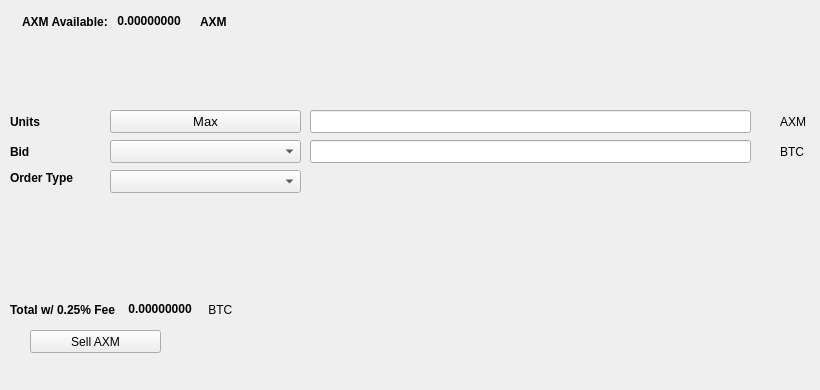
   <widget class="QWidget" name="SellTab">
    <attribute name="title">
     <string>Sell</string>
    </attribute>
    <widget class="QLabel" name="label_16">
     <property name="geometry">
      <rect>
       <x>780</x>
       <y>140</y>
       <width>31</width>
       <height>23</height>
      </rect>
     </property>
     <property name="text">
      <string>BTC</string>
     </property>
    </widget>
    <widget class="QComboBox" name="SellBidcomboBox">
     <property name="geometry">
      <rect>
       <x>110</x>
       <y>140</y>
       <width>191</width>
       <height>23</height>
      </rect>
     </property>
     <property name="font">
      <font>
       <pointsize>10</pointsize>
      </font>
     </property>
    </widget>
    <widget class="QLabel" name="label_18">
     <property name="geometry">
      <rect>
       <x>10</x>
       <y>110</y>
       <width>46</width>
       <height>23</height>
      </rect>
     </property>
     <property name="font">
      <font>
       <weight>75</weight>
       <bold>true</bold>
      </font>
     </property>
     <property name="text">
      <string>Units</string>
     </property>
    </widget>
    <widget class="QPushButton" name="Sell_Max_Amount">
     <property name="geometry">
      <rect>
       <x>110</x>
       <y>110</y>
       <width>191</width>
       <height>23</height>
      </rect>
     </property>
     <property name="font">
      <font>
       <pointsize>10</pointsize>
      </font>
     </property>
     <property name="text">
      <string>Max</string>
     </property>
    </widget>
    <widget class="QLabel" name="label_20">
     <property name="geometry">
      <rect>
       <x>10</x>
       <y>170</y>
       <width>91</width>
       <height>16</height>
      </rect>
     </property>
     <property name="font">
      <font>
       <weight>75</weight>
       <bold>true</bold>
      </font>
     </property>
     <property name="text">
      <string>Order Type</string>
     </property>
    </widget>
    <widget class="QComboBox" name="SellOrdertypeCombo">
     <property name="geometry">
      <rect>
       <x>110</x>
       <y>170</y>
       <width>191</width>
       <height>23</height>
      </rect>
     </property>
     <property name="font">
      <font>
       <pointsize>10</pointsize>
      </font>
     </property>
    </widget>
    <widget class="QLabel" name="label_21">
     <property name="geometry">
      <rect>
       <x>10</x>
       <y>140</y>
       <width>46</width>
       <height>23</height>
      </rect>
     </property>
     <property name="font">
      <font>
       <weight>75</weight>
       <bold>true</bold>
      </font>
     </property>
     <property name="text">
      <string>Bid</string>
     </property>
    </widget>
    <widget class="QLabel" name="label_22">
     <property name="geometry">
      <rect>
       <x>780</x>
       <y>110</y>
       <width>31</width>
       <height>23</height>
      </rect>
     </property>
     <property name="text">
      <string>AXM</string>
     </property>
    </widget>
    <widget class="QLineEdit" name="UnitsInputAXM">
     <property name="geometry">
      <rect>
       <x>310</x>
       <y>110</y>
       <width>441</width>
       <height>23</height>
      </rect>
     </property>
     <property name="font">
      <font>
       <pointsize>9</pointsize>
       <weight>75</weight>
       <bold>true</bold>
      </font>
     </property>
    </widget>
    <widget class="QLineEdit" name="SellBidPriceEdit">
     <property name="geometry">
      <rect>
       <x>310</x>
       <y>140</y>
       <width>441</width>
       <height>23</height>
      </rect>
     </property>
     <property name="font">
      <font>
       <pointsize>9</pointsize>
       <weight>75</weight>
       <bold>true</bold>
      </font>
     </property>
    </widget>
    <widget class="QPushButton" name="SellAXMBTN">
     <property name="geometry">
      <rect>
       <x>30</x>
       <y>330</y>
       <width>131</width>
       <height>23</height>
      </rect>
     </property>
     <property name="text">
      <string>Sell AXM</string>
     </property>
     <property name="icon">
      <iconset resource="../axiom">
       <normaloff>:/icons/bitcoin</normaloff>:/icons/bitcoin</iconset>
     </property>
    </widget>
    <widget class="QWidget" name="layoutWidget3">
     <property name="geometry">
      <rect>
       <x>22</x>
       <y>12</y>
       <width>258</width>
       <height>19</height>
      </rect>
     </property>
     <layout class="QHBoxLayout" name="horizontalLayout">
      <item>
       <widget class="QLabel" name="label232_2">
        <property name="font">
         <font>
          <weight>75</weight>
          <bold>true</bold>
         </font>
        </property>
        <property name="text">
         <string>AXM Available:</string>
        </property>
       </widget>
      </item>
      <item>
       <widget class="QLabel" name="AXMAvailableLabel">
        <property name="palette">
         <palette>
          <active>
           <colorrole role="WindowText">
            <brush brushstyle="SolidPattern">
             <color alpha="255">
              <red>0</red>
              <green>0</green>
              <blue>0</blue>
             </color>
            </brush>
           </colorrole>
           <colorrole role="Button">
            <brush brushstyle="SolidPattern">
             <color alpha="255">
              <red>0</red>
              <green>170</green>
              <blue>0</blue>
             </color>
            </brush>
           </colorrole>
           <colorrole role="Light">
            <brush brushstyle="SolidPattern">
             <color alpha="255">
              <red>0</red>
              <green>255</green>
              <blue>0</blue>
             </color>
            </brush>
           </colorrole>
           <colorrole role="Midlight">
            <brush brushstyle="SolidPattern">
             <color alpha="255">
              <red>0</red>
              <green>212</green>
              <blue>0</blue>
             </color>
            </brush>
           </colorrole>
           <colorrole role="Dark">
            <brush brushstyle="SolidPattern">
             <color alpha="255">
              <red>0</red>
              <green>85</green>
              <blue>0</blue>
             </color>
            </brush>
           </colorrole>
           <colorrole role="Mid">
            <brush brushstyle="SolidPattern">
             <color alpha="255">
              <red>0</red>
              <green>113</green>
              <blue>0</blue>
             </color>
            </brush>
           </colorrole>
           <colorrole role="Text">
            <brush brushstyle="SolidPattern">
             <color alpha="255">
              <red>0</red>
              <green>170</green>
              <blue>0</blue>
             </color>
            </brush>
           </colorrole>
           <colorrole role="BrightText">
            <brush brushstyle="SolidPattern">
             <color alpha="255">
              <red>255</red>
              <green>255</green>
              <blue>255</blue>
             </color>
            </brush>
           </colorrole>
           <colorrole role="ButtonText">
            <brush brushstyle="SolidPattern">
             <color alpha="255">
              <red>0</red>
              <green>0</green>
              <blue>0</blue>
             </color>
            </brush>
           </colorrole>
           <colorrole role="Base">
            <brush brushstyle="SolidPattern">
             <color alpha="255">
              <red>255</red>
              <green>255</green>
              <blue>255</blue>
             </color>
            </brush>
           </colorrole>
           <colorrole role="Window">
            <brush brushstyle="SolidPattern">
             <color alpha="255">
              <red>0</red>
              <green>170</green>
              <blue>0</blue>
             </color>
            </brush>
           </colorrole>
           <colorrole role="Shadow">
            <brush brushstyle="SolidPattern">
             <color alpha="255">
              <red>0</red>
              <green>0</green>
              <blue>0</blue>
             </color>
            </brush>
           </colorrole>
           <colorrole role="AlternateBase">
            <brush brushstyle="SolidPattern">
             <color alpha="255">
              <red>127</red>
              <green>212</green>
              <blue>127</blue>
             </color>
            </brush>
           </colorrole>
           <colorrole role="ToolTipBase">
            <brush brushstyle="SolidPattern">
             <color alpha="255">
              <red>255</red>
              <green>255</green>
              <blue>220</blue>
             </color>
            </brush>
           </colorrole>
           <colorrole role="ToolTipText">
            <brush brushstyle="SolidPattern">
             <color alpha="255">
              <red>0</red>
              <green>0</green>
              <blue>0</blue>
             </color>
            </brush>
           </colorrole>
          </active>
          <inactive>
           <colorrole role="WindowText">
            <brush brushstyle="SolidPattern">
             <color alpha="255">
              <red>0</red>
              <green>0</green>
              <blue>0</blue>
             </color>
            </brush>
           </colorrole>
           <colorrole role="Button">
            <brush brushstyle="SolidPattern">
             <color alpha="255">
              <red>0</red>
              <green>170</green>
              <blue>0</blue>
             </color>
            </brush>
           </colorrole>
           <colorrole role="Light">
            <brush brushstyle="SolidPattern">
             <color alpha="255">
              <red>0</red>
              <green>255</green>
              <blue>0</blue>
             </color>
            </brush>
           </colorrole>
           <colorrole role="Midlight">
            <brush brushstyle="SolidPattern">
             <color alpha="255">
              <red>0</red>
              <green>212</green>
              <blue>0</blue>
             </color>
            </brush>
           </colorrole>
           <colorrole role="Dark">
            <brush brushstyle="SolidPattern">
             <color alpha="255">
              <red>0</red>
              <green>85</green>
              <blue>0</blue>
             </color>
            </brush>
           </colorrole>
           <colorrole role="Mid">
            <brush brushstyle="SolidPattern">
             <color alpha="255">
              <red>0</red>
              <green>113</green>
              <blue>0</blue>
             </color>
            </brush>
           </colorrole>
           <colorrole role="Text">
            <brush brushstyle="SolidPattern">
             <color alpha="255">
              <red>0</red>
              <green>170</green>
              <blue>0</blue>
             </color>
            </brush>
           </colorrole>
           <colorrole role="BrightText">
            <brush brushstyle="SolidPattern">
             <color alpha="255">
              <red>255</red>
              <green>255</green>
              <blue>255</blue>
             </color>
            </brush>
           </colorrole>
           <colorrole role="ButtonText">
            <brush brushstyle="SolidPattern">
             <color alpha="255">
              <red>0</red>
              <green>0</green>
              <blue>0</blue>
             </color>
            </brush>
           </colorrole>
           <colorrole role="Base">
            <brush brushstyle="SolidPattern">
             <color alpha="255">
              <red>255</red>
              <green>255</green>
              <blue>255</blue>
             </color>
            </brush>
           </colorrole>
           <colorrole role="Window">
            <brush brushstyle="SolidPattern">
             <color alpha="255">
              <red>0</red>
              <green>170</green>
              <blue>0</blue>
             </color>
            </brush>
           </colorrole>
           <colorrole role="Shadow">
            <brush brushstyle="SolidPattern">
             <color alpha="255">
              <red>0</red>
              <green>0</green>
              <blue>0</blue>
             </color>
            </brush>
           </colorrole>
           <colorrole role="AlternateBase">
            <brush brushstyle="SolidPattern">
             <color alpha="255">
              <red>127</red>
              <green>212</green>
              <blue>127</blue>
             </color>
            </brush>
           </colorrole>
           <colorrole role="ToolTipBase">
            <brush brushstyle="SolidPattern">
             <color alpha="255">
              <red>255</red>
              <green>255</green>
              <blue>220</blue>
             </color>
            </brush>
           </colorrole>
           <colorrole role="ToolTipText">
            <brush brushstyle="SolidPattern">
             <color alpha="255">
              <red>0</red>
              <green>0</green>
              <blue>0</blue>
             </color>
            </brush>
           </colorrole>
          </inactive>
          <disabled>
           <colorrole role="WindowText">
            <brush brushstyle="SolidPattern">
             <color alpha="255">
              <red>0</red>
              <green>85</green>
              <blue>0</blue>
             </color>
            </brush>
           </colorrole>
           <colorrole role="Button">
            <brush brushstyle="SolidPattern">
             <color alpha="255">
              <red>0</red>
              <green>170</green>
              <blue>0</blue>
             </color>
            </brush>
           </colorrole>
           <colorrole role="Light">
            <brush brushstyle="SolidPattern">
             <color alpha="255">
              <red>0</red>
              <green>255</green>
              <blue>0</blue>
             </color>
            </brush>
           </colorrole>
           <colorrole role="Midlight">
            <brush brushstyle="SolidPattern">
             <color alpha="255">
              <red>0</red>
              <green>212</green>
              <blue>0</blue>
             </color>
            </brush>
           </colorrole>
           <colorrole role="Dark">
            <brush brushstyle="SolidPattern">
             <color alpha="255">
              <red>0</red>
              <green>85</green>
              <blue>0</blue>
             </color>
            </brush>
           </colorrole>
           <colorrole role="Mid">
            <brush brushstyle="SolidPattern">
             <color alpha="255">
              <red>0</red>
              <green>113</green>
              <blue>0</blue>
             </color>
            </brush>
           </colorrole>
           <colorrole role="Text">
            <brush brushstyle="SolidPattern">
             <color alpha="255">
              <red>0</red>
              <green>85</green>
              <blue>0</blue>
             </color>
            </brush>
           </colorrole>
           <colorrole role="BrightText">
            <brush brushstyle="SolidPattern">
             <color alpha="255">
              <red>255</red>
              <green>255</green>
              <blue>255</blue>
             </color>
            </brush>
           </colorrole>
           <colorrole role="ButtonText">
            <brush brushstyle="SolidPattern">
             <color alpha="255">
              <red>0</red>
              <green>85</green>
              <blue>0</blue>
             </color>
            </brush>
           </colorrole>
           <colorrole role="Base">
            <brush brushstyle="SolidPattern">
             <color alpha="255">
              <red>0</red>
              <green>170</green>
              <blue>0</blue>
             </color>
            </brush>
           </colorrole>
           <colorrole role="Window">
            <brush brushstyle="SolidPattern">
             <color alpha="255">
              <red>0</red>
              <green>170</green>
              <blue>0</blue>
             </color>
            </brush>
           </colorrole>
           <colorrole role="Shadow">
            <brush brushstyle="SolidPattern">
             <color alpha="255">
              <red>0</red>
              <green>0</green>
              <blue>0</blue>
             </color>
            </brush>
           </colorrole>
           <colorrole role="AlternateBase">
            <brush brushstyle="SolidPattern">
             <color alpha="255">
              <red>0</red>
              <green>170</green>
              <blue>0</blue>
             </color>
            </brush>
           </colorrole>
           <colorrole role="ToolTipBase">
            <brush brushstyle="SolidPattern">
             <color alpha="255">
              <red>255</red>
              <green>255</green>
              <blue>220</blue>
             </color>
            </brush>
           </colorrole>
           <colorrole role="ToolTipText">
            <brush brushstyle="SolidPattern">
             <color alpha="255">
              <red>0</red>
              <green>0</green>
              <blue>0</blue>
             </color>
            </brush>
           </colorrole>
          </disabled>
         </palette>
        </property>
        <property name="font">
         <font>
          <weight>75</weight>
          <bold>true</bold>
         </font>
        </property>
        <property name="text">
         <string> 0.00000000 </string>
        </property>
        <property name="textInteractionFlags">
         <set>Qt::LinksAccessibleByMouse|Qt::TextSelectableByKeyboard|Qt::TextSelectableByMouse</set>
        </property>
       </widget>
      </item>
      <item>
       <widget class="QLabel" name="labelAXM">
        <property name="font">
         <font>
          <weight>75</weight>
          <bold>true</bold>
         </font>
        </property>
        <property name="text">
         <string>AXM</string>
        </property>
       </widget>
      </item>
     </layout>
    </widget>
    <widget class="QWidget" name="layoutWidget">
     <property name="geometry">
      <rect>
       <x>10</x>
       <y>300</y>
       <width>268</width>
       <height>19</height>
      </rect>
     </property>
     <layout class="QHBoxLayout" name="horizontalLayout_2">
      <item>
       <widget class="QLabel" name="label_19">
        <property name="font">
         <font>
          <weight>75</weight>
          <bold>true</bold>
         </font>
        </property>
        <property name="text">
         <string>Total w/ 0.25% Fee </string>
        </property>
       </widget>
      </item>
      <item>
       <widget class="QLabel" name="SellCostLabel">
        <property name="palette">
         <palette>
          <active>
           <colorrole role="WindowText">
            <brush brushstyle="SolidPattern">
             <color alpha="255">
              <red>0</red>
              <green>0</green>
              <blue>0</blue>
             </color>
            </brush>
           </colorrole>
           <colorrole role="Button">
            <brush brushstyle="SolidPattern">
             <color alpha="255">
              <red>0</red>
              <green>170</green>
              <blue>0</blue>
             </color>
            </brush>
           </colorrole>
           <colorrole role="Light">
            <brush brushstyle="SolidPattern">
             <color alpha="255">
              <red>0</red>
              <green>255</green>
              <blue>0</blue>
             </color>
            </brush>
           </colorrole>
           <colorrole role="Midlight">
            <brush brushstyle="SolidPattern">
             <color alpha="255">
              <red>0</red>
              <green>212</green>
              <blue>0</blue>
             </color>
            </brush>
           </colorrole>
           <colorrole role="Dark">
            <brush brushstyle="SolidPattern">
             <color alpha="255">
              <red>0</red>
              <green>85</green>
              <blue>0</blue>
             </color>
            </brush>
           </colorrole>
           <colorrole role="Mid">
            <brush brushstyle="SolidPattern">
             <color alpha="255">
              <red>0</red>
              <green>113</green>
              <blue>0</blue>
             </color>
            </brush>
           </colorrole>
           <colorrole role="Text">
            <brush brushstyle="SolidPattern">
             <color alpha="255">
              <red>0</red>
              <green>170</green>
              <blue>0</blue>
             </color>
            </brush>
           </colorrole>
           <colorrole role="BrightText">
            <brush brushstyle="SolidPattern">
             <color alpha="255">
              <red>255</red>
              <green>255</green>
              <blue>255</blue>
             </color>
            </brush>
           </colorrole>
           <colorrole role="ButtonText">
            <brush brushstyle="SolidPattern">
             <color alpha="255">
              <red>0</red>
              <green>0</green>
              <blue>0</blue>
             </color>
            </brush>
           </colorrole>
           <colorrole role="Base">
            <brush brushstyle="SolidPattern">
             <color alpha="255">
              <red>255</red>
              <green>255</green>
              <blue>255</blue>
             </color>
            </brush>
           </colorrole>
           <colorrole role="Window">
            <brush brushstyle="SolidPattern">
             <color alpha="255">
              <red>0</red>
              <green>170</green>
              <blue>0</blue>
             </color>
            </brush>
           </colorrole>
           <colorrole role="Shadow">
            <brush brushstyle="SolidPattern">
             <color alpha="255">
              <red>0</red>
              <green>0</green>
              <blue>0</blue>
             </color>
            </brush>
           </colorrole>
           <colorrole role="AlternateBase">
            <brush brushstyle="SolidPattern">
             <color alpha="255">
              <red>127</red>
              <green>212</green>
              <blue>127</blue>
             </color>
            </brush>
           </colorrole>
           <colorrole role="ToolTipBase">
            <brush brushstyle="SolidPattern">
             <color alpha="255">
              <red>255</red>
              <green>255</green>
              <blue>220</blue>
             </color>
            </brush>
           </colorrole>
           <colorrole role="ToolTipText">
            <brush brushstyle="SolidPattern">
             <color alpha="255">
              <red>0</red>
              <green>0</green>
              <blue>0</blue>
             </color>
            </brush>
           </colorrole>
          </active>
          <inactive>
           <colorrole role="WindowText">
            <brush brushstyle="SolidPattern">
             <color alpha="255">
              <red>0</red>
              <green>0</green>
              <blue>0</blue>
             </color>
            </brush>
           </colorrole>
           <colorrole role="Button">
            <brush brushstyle="SolidPattern">
             <color alpha="255">
              <red>0</red>
              <green>170</green>
              <blue>0</blue>
             </color>
            </brush>
           </colorrole>
           <colorrole role="Light">
            <brush brushstyle="SolidPattern">
             <color alpha="255">
              <red>0</red>
              <green>255</green>
              <blue>0</blue>
             </color>
            </brush>
           </colorrole>
           <colorrole role="Midlight">
            <brush brushstyle="SolidPattern">
             <color alpha="255">
              <red>0</red>
              <green>212</green>
              <blue>0</blue>
             </color>
            </brush>
           </colorrole>
           <colorrole role="Dark">
            <brush brushstyle="SolidPattern">
             <color alpha="255">
              <red>0</red>
              <green>85</green>
              <blue>0</blue>
             </color>
            </brush>
           </colorrole>
           <colorrole role="Mid">
            <brush brushstyle="SolidPattern">
             <color alpha="255">
              <red>0</red>
              <green>113</green>
              <blue>0</blue>
             </color>
            </brush>
           </colorrole>
           <colorrole role="Text">
            <brush brushstyle="SolidPattern">
             <color alpha="255">
              <red>0</red>
              <green>170</green>
              <blue>0</blue>
             </color>
            </brush>
           </colorrole>
           <colorrole role="BrightText">
            <brush brushstyle="SolidPattern">
             <color alpha="255">
              <red>255</red>
              <green>255</green>
              <blue>255</blue>
             </color>
            </brush>
           </colorrole>
           <colorrole role="ButtonText">
            <brush brushstyle="SolidPattern">
             <color alpha="255">
              <red>0</red>
              <green>0</green>
              <blue>0</blue>
             </color>
            </brush>
           </colorrole>
           <colorrole role="Base">
            <brush brushstyle="SolidPattern">
             <color alpha="255">
              <red>255</red>
              <green>255</green>
              <blue>255</blue>
             </color>
            </brush>
           </colorrole>
           <colorrole role="Window">
            <brush brushstyle="SolidPattern">
             <color alpha="255">
              <red>0</red>
              <green>170</green>
              <blue>0</blue>
             </color>
            </brush>
           </colorrole>
           <colorrole role="Shadow">
            <brush brushstyle="SolidPattern">
             <color alpha="255">
              <red>0</red>
              <green>0</green>
              <blue>0</blue>
             </color>
            </brush>
           </colorrole>
           <colorrole role="AlternateBase">
            <brush brushstyle="SolidPattern">
             <color alpha="255">
              <red>127</red>
              <green>212</green>
              <blue>127</blue>
             </color>
            </brush>
           </colorrole>
           <colorrole role="ToolTipBase">
            <brush brushstyle="SolidPattern">
             <color alpha="255">
              <red>255</red>
              <green>255</green>
              <blue>220</blue>
             </color>
            </brush>
           </colorrole>
           <colorrole role="ToolTipText">
            <brush brushstyle="SolidPattern">
             <color alpha="255">
              <red>0</red>
              <green>0</green>
              <blue>0</blue>
             </color>
            </brush>
           </colorrole>
          </inactive>
          <disabled>
           <colorrole role="WindowText">
            <brush brushstyle="SolidPattern">
             <color alpha="255">
              <red>0</red>
              <green>85</green>
              <blue>0</blue>
             </color>
            </brush>
           </colorrole>
           <colorrole role="Button">
            <brush brushstyle="SolidPattern">
             <color alpha="255">
              <red>0</red>
              <green>170</green>
              <blue>0</blue>
             </color>
            </brush>
           </colorrole>
           <colorrole role="Light">
            <brush brushstyle="SolidPattern">
             <color alpha="255">
              <red>0</red>
              <green>255</green>
              <blue>0</blue>
             </color>
            </brush>
           </colorrole>
           <colorrole role="Midlight">
            <brush brushstyle="SolidPattern">
             <color alpha="255">
              <red>0</red>
              <green>212</green>
              <blue>0</blue>
             </color>
            </brush>
           </colorrole>
           <colorrole role="Dark">
            <brush brushstyle="SolidPattern">
             <color alpha="255">
              <red>0</red>
              <green>85</green>
              <blue>0</blue>
             </color>
            </brush>
           </colorrole>
           <colorrole role="Mid">
            <brush brushstyle="SolidPattern">
             <color alpha="255">
              <red>0</red>
              <green>113</green>
              <blue>0</blue>
             </color>
            </brush>
           </colorrole>
           <colorrole role="Text">
            <brush brushstyle="SolidPattern">
             <color alpha="255">
              <red>0</red>
              <green>85</green>
              <blue>0</blue>
             </color>
            </brush>
           </colorrole>
           <colorrole role="BrightText">
            <brush brushstyle="SolidPattern">
             <color alpha="255">
              <red>255</red>
              <green>255</green>
              <blue>255</blue>
             </color>
            </brush>
           </colorrole>
           <colorrole role="ButtonText">
            <brush brushstyle="SolidPattern">
             <color alpha="255">
              <red>0</red>
              <green>85</green>
              <blue>0</blue>
             </color>
            </brush>
           </colorrole>
           <colorrole role="Base">
            <brush brushstyle="SolidPattern">
             <color alpha="255">
              <red>0</red>
              <green>170</green>
              <blue>0</blue>
             </color>
            </brush>
           </colorrole>
           <colorrole role="Window">
            <brush brushstyle="SolidPattern">
             <color alpha="255">
              <red>0</red>
              <green>170</green>
              <blue>0</blue>
             </color>
            </brush>
           </colorrole>
           <colorrole role="Shadow">
            <brush brushstyle="SolidPattern">
             <color alpha="255">
              <red>0</red>
              <green>0</green>
              <blue>0</blue>
             </color>
            </brush>
           </colorrole>
           <colorrole role="AlternateBase">
            <brush brushstyle="SolidPattern">
             <color alpha="255">
              <red>0</red>
              <green>170</green>
              <blue>0</blue>
             </color>
            </brush>
           </colorrole>
           <colorrole role="ToolTipBase">
            <brush brushstyle="SolidPattern">
             <color alpha="255">
              <red>255</red>
              <green>255</green>
              <blue>220</blue>
             </color>
            </brush>
           </colorrole>
           <colorrole role="ToolTipText">
            <brush brushstyle="SolidPattern">
             <color alpha="255">
              <red>0</red>
              <green>0</green>
              <blue>0</blue>
             </color>
            </brush>
           </colorrole>
          </disabled>
         </palette>
        </property>
        <property name="font">
         <font>
          <weight>75</weight>
          <bold>true</bold>
         </font>
        </property>
        <property name="autoFillBackground">
         <bool>false</bool>
        </property>
        <property name="text">
         <string> 0.00000000</string>
        </property>
        <property name="textInteractionFlags">
         <set>Qt::LinksAccessibleByMouse|Qt::TextSelectableByMouse</set>
        </property>
       </widget>
      </item>
      <item>
       <widget class="QLabel" name="label_17">
        <property name="font">
         <font>
          <weight>50</weight>
          <bold>false</bold>
         </font>
        </property>
        <property name="text">
         <string> BTC</string>
        </property>
       </widget>
      </item>
     </layout>
    </widget>
    <widget class="QLabel" name="label_23">
     <property name="geometry">
      <rect>
       <x>460</x>
       <y>300</y>
       <width>281</width>
       <height>81</height>
      </rect>
     </property>
     <property name="text">
      <string/>
     </property>
     <property name="pixmap">
      <pixmap>:/images/bittrex</pixmap>
     </property>
    </widget>
   </widget>
